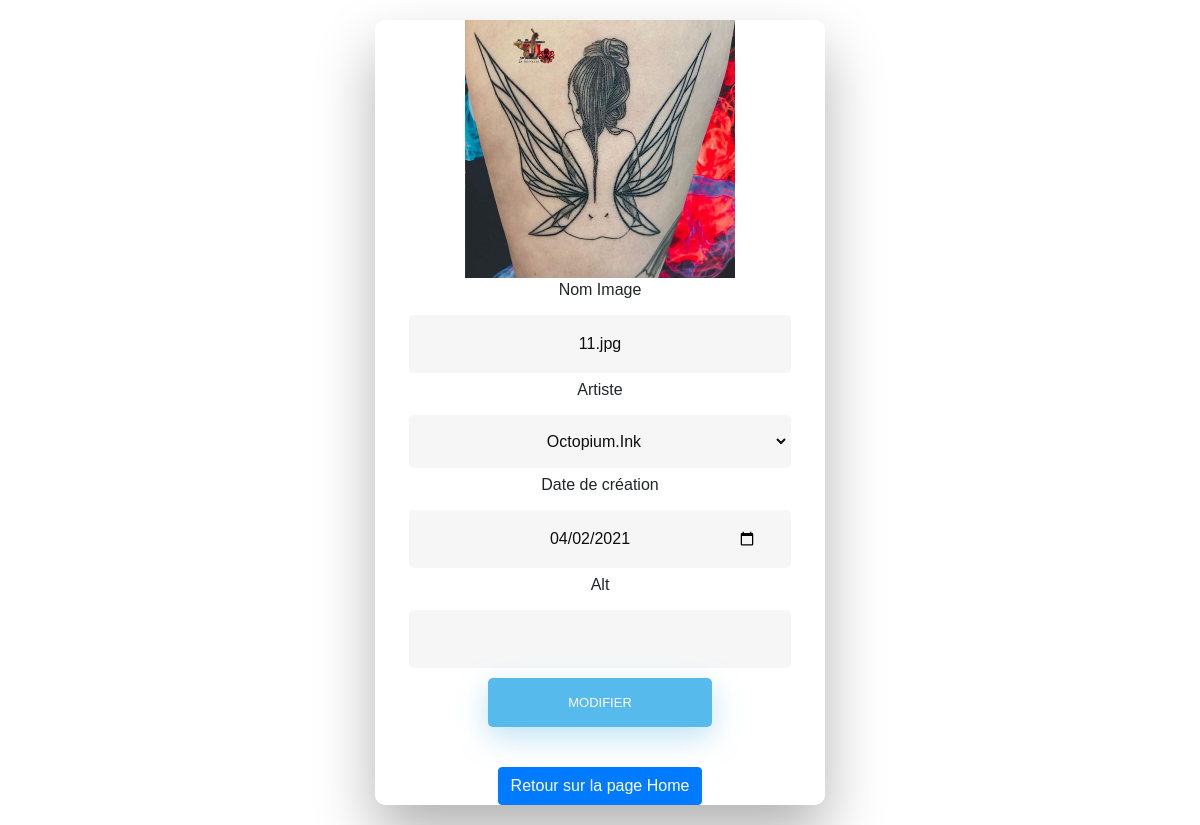
The app's page /sixteenAdmin/public/modif-11 (signed in) with its own data.
### tables this page shows
CREATE TABLE `tattoo` (
  `id` int(11) NOT NULL,
  `image` varchar(255) NOT NULL,
  `artiste` varchar(255) NOT NULL,
  `date` date NOT NULL,
  `alt` varchar(255) NOT NULL
);

### sixteenAdmin/controllers/Controller.php (called while the page is built, shortened)
<?php
abstract class Controller{
	private $chemin="../views/";
	protected function render($view,$donnee=[]){
		extract($donnee);
		require($this->chemin.$view.'.php');
		require($this->chemin."/template/default.php");
	}
}
?>

### sixteenAdmin/controllers/ModifController.php (called while the page is built, shortened)
<?php
class ModifController extends Controller
{
	private $modif;
	public function __construct(){
		$this->modif = new ModifModel();
	}
	public function tattoo($id){
		return $this->modif->getTattoo($id)->fetchAll();
	}
	public function index($id)
	{
		$tattoo = $this->tattoo($id);
		$this->render('modif', compact('tattoo'));
	}
}

### sixteenAdmin/app/Database.php (called while the page is built, shortened)
<?php
class Database{
	private $dsn="mysql:dbname=sixteen;host=localhost;charset=utf8";
	private $login="root";
	private $password="";
	private $pdo;
	public function __construct(){
		if($this->pdo==null){
			$this->pdo = new PDO($this->dsn,$this->login,$this->password);
			$this->pdo->setAttribute(PDO::ATTR_ERRMODE,PDO::ERRMODE_EXCEPTION);
			$this->pdo->setAttribute(PDO::ATTR_DEFAULT_FETCH_MODE,PDO::FETCH_OBJ);
			$this->pdo->setAttribute(PDO::MYSQL_ATTR_INIT_COMMAND, 'SET NAMES utf8');
		}
	}
	public function query($query,$params=false){
		if($params){
			$req=$this->pdo->prepare($query);
			$req->execute($params);
		}
		else{
			$req=$this->pdo->query($query);
		}
		return $req;
	}
}
?>

### sixteenAdmin/models/ModifModel.php (called while the page is built, shortened)
<?php
class ModifModel{
	private $db;
	public function __construct()
	{
		$this->db=new Database();
	}
    public function getTattoo($id) {
        return $this->db->query('SELECT * FROM tattoo WHERE id=?',[$id]);
    }
}

### sixteenAdmin/views/modif.php (the view, shortened to what this page needs)
<div class="wrapper fadeInDown">
  <div id="formContent">
    <div class="fadeIn first">
      <img src="../../sixteen/public/img/<?php echo $tattoo[0]->image; ?>" id="icon" alt="User Icon" />
    </div>
    <form action="modif-<?php echo $tattoo[0]->id; ?>-done" method="POST">
        <div>
            <label for="nom">Nom Image</label>
            <input type="text" id="nom" class="fadeIn second" name="nom" value="<?php echo $tattoo[0]->image; ?>" disabled>
        </div>
        <div>
            <label for="artiste">Artiste</label><br>
            <select id="artiste" name="artiste" aria-label="Default select example">
                <option <?php echo ($tattoo[0]->artiste=="octo")?'selected':null; ?> value="octo">Octopium.Ink</option>
            </select>
        </div>
        <div>
            <label for="date">Date de création</label>
            <input type="date" id="date" class="fadeIn second" name="date"  value="<?php echo $tattoo[0]->date; ?>">
        </div>
        <div>
            <label for="alt">Alt</label><br>
            <input type="text" id="alt" class="fadeIn third" name="alt" value="<?php echo $tattoo[0]->alt; ?>">
        </div>
        <input type="submit" class="fadeIn fourth" value="Modifier"><a class="btn btn-primary" href="home">Retour sur la page Home</a>
    </form>
  </div>
</div>

### sixteenAdmin/views/template/default.php (style rules this page uses)
body { font-family: "Poppins", sans-serif; height: 100vh; }
a { color: #92badd; display:inline-block; text-decoration: none; font-weight: 400; }
.wrapper { display: flex; align-items: center; flex-direction: column; justify-content: center; width: 100%; min-height: 100%; padding: 20px; }
#formContent { -webkit-border-radius: 10px 10px 10px 10px; border-radius: 10px 10px 10px 10px; background: #fff; padding: 30px; width: 90%; max-width: 450px; position: relative; padding: 0px; -webkit-box-shadow: 0 30px 60px 0 rgba(0,0,0,0.3); box-shadow: 0 30px 60px 0 rgba(0,0,0,0.3); text-align: center; }
input[type=button], input[type=submit], input[type=reset] { background-color: #56baed; border: none; color: white; padding: 15px 80px; text-align: center; text-decoration: none; display: inline-block; text-transform: uppercase; font-size: 13px; -webkit-box-shadow: 0 10px 30px 0 rgba(95,186,233,0.4); box-shadow: 0 10px 30px 0 rgba(95,186,233,0.4); -webkit-border-radius: 5px 5px 5px 5px; border-radius: 5px 5px 5px 5px; margin: 5px 20px 40px 20px; -webkit-transition: all 0.3s ease-in-out; -moz-transition: all 0.3s ease-in-out; -ms-transition: all 0.3s ease-in-out; -o-transition: all 0.3s ease-in-out; transition: all 0.3s ease-in-out; }
input[type=text], input[type=date], input[type=password], select { background-color: #f6f6f6; border: none; color: #0d0d0d; padding: 15px 32px; text-align: center; text-decoration: none; display: inline-block; font-size: 16px; margin: 5px; width: 85%; border: 2px solid #f6f6f6; -webkit-transition: all 0.5s ease-in-out; -moz-transition: all 0.5s ease-in-out; -ms-transition: all 0.5s ease-in-out; -o-transition: all 0.5s ease-in-out; transition: all 0.5s ease-in-out; -webkit-border-radius: 5px 5px 5px 5px; border-radius: 5px 5px 5px 5px; }
input[type=text]:placeholder { color: #cccccc; }
.fadeInDown { -webkit-animation-name: fadeInDown; animation-name: fadeInDown; -webkit-animation-duration: 1s; animation-duration: 1s; -webkit-animation-fill-mode: both; animation-fill-mode: both; }
.fadeIn { opacity:0; -webkit-animation:fadeIn ease-in 1; -moz-animation:fadeIn ease-in 1; animation:fadeIn ease-in 1; -webkit-animation-fill-mode:forwards; -moz-animation-fill-mode:forwards; animation-fill-mode:forwards; -webkit-animation-duration:1s; -moz-animation-duration:1s; animation-duration:1s; }
.fadeIn.first { -webkit-animation-delay: 0.4s; -moz-animation-delay: 0.4s; animation-delay: 0.4s; }
.fadeIn.second { -webkit-animation-delay: 0.6s; -moz-animation-delay: 0.6s; animation-delay: 0.6s; }
.fadeIn.third { -webkit-animation-delay: 0.8s; -moz-animation-delay: 0.8s; animation-delay: 0.8s; }
.fadeIn.fourth { -webkit-animation-delay: 1s; -moz-animation-delay: 1s; animation-delay: 1s; }
#icon { width:60%; }

### records on screen
tattoo: image (picture), nom "11.jpg", artiste "Octopium.Ink", date "04/02/2021"
